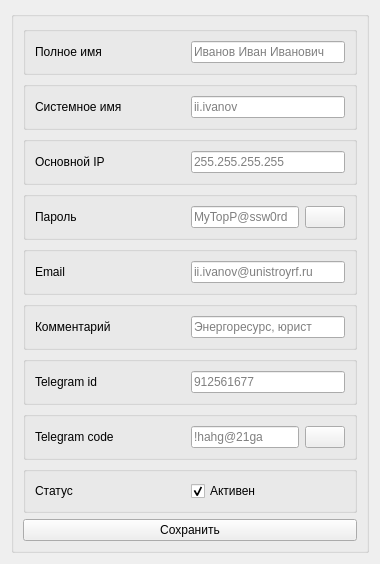
          <widget class="QWidget" name="users_tab_info">
           <attribute name="title">
            <string>Параметры</string>
           </attribute>
           <layout class="QGridLayout" name="gridLayout_4">
            <item row="1" column="0">
             <layout class="QGridLayout" name="gridLayout_2">
              <property name="bottomMargin">
               <number>0</number>
              </property>
              <item row="0" column="0">
               <widget class="QGroupBox" name="groupBox_7">
                <layout class="QGridLayout" name="gridLayout_10">
                 <item row="0" column="0">
                  <layout class="QVBoxLayout" name="verticalLayout" stretch="0,0,0,0,0,0,0,0,0">
                   <item>
                    <widget class="QGroupBox" name="groupBox">
                     <layout class="QHBoxLayout" name="horizontalLayout">
                      <item>
                       <widget class="QLabel" name="users_fullname_label">
                        <property name="sizePolicy">
                         <sizepolicy hsizetype="Preferred" vsizetype="Preferred">
                          <horstretch>0</horstretch>
                          <verstretch>0</verstretch>
                         </sizepolicy>
                        </property>
                        <property name="minimumSize">
                         <size>
                          <width>150</width>
                          <height>0</height>
                         </size>
                        </property>
                        <property name="text">
                         <string>Полное имя</string>
                        </property>
                        <property name="buddy">
                         <cstring>le_user_cn</cstring>
                        </property>
                       </widget>
                      </item>
                      <item>
                       <widget class="QLineEdit" name="le_user_cn">
                        <property name="inputMethodHints">
                         <set>Qt::InputMethodHint::ImhNone</set>
                        </property>
                        <property name="text">
                         <string/>
                        </property>
                        <property name="placeholderText">
                         <string>Иванов Иван Иванович</string>
                        </property>
                       </widget>
                      </item>
                     </layout>
                    </widget>
                   </item>
                   <item>
                    <widget class="QGroupBox" name="groupBox">
                     <property name="flat">
                      <bool>false</bool>
                     </property>
                     <layout class="QHBoxLayout" name="horizontalLayout_2">
                      <item>
                       <widget class="QLabel" name="label_2">
                        <property name="sizePolicy">
                         <sizepolicy hsizetype="Preferred" vsizetype="Preferred">
                          <horstretch>0</horstretch>
                          <verstretch>0</verstretch>
                         </sizepolicy>
                        </property>
                        <property name="minimumSize">
                         <size>
                          <width>150</width>
                          <height>0</height>
                         </size>
                        </property>
                        <property name="text">
                         <string>Системное имя</string>
                        </property>
                        <property name="buddy">
                         <cstring>le_user_name</cstring>
                        </property>
                       </widget>
                      </item>
                      <item>
                       <widget class="QLineEdit" name="le_user_name">
                        <property name="inputMethodHints">
                         <set>Qt::InputMethodHint::ImhNone</set>
                        </property>
                        <property name="text">
                         <string/>
                        </property>
                        <property name="dragEnabled">
                         <bool>false</bool>
                        </property>
                        <property name="readOnly">
                         <bool>true</bool>
                        </property>
                        <property name="placeholderText">
                         <string>ii.ivanov</string>
                        </property>
                       </widget>
                      </item>
                     </layout>
                    </widget>
                   </item>
                   <item>
                    <widget class="QGroupBox" name="groupBox">
                     <layout class="QHBoxLayout" name="horizontalLayout_4">
                      <item>
                       <widget class="QLabel" name="label_11">
                        <property name="sizePolicy">
                         <sizepolicy hsizetype="Preferred" vsizetype="Preferred">
                          <horstretch>0</horstretch>
                          <verstretch>0</verstretch>
                         </sizepolicy>
                        </property>
                        <property name="minimumSize">
                         <size>
                          <width>150</width>
                          <height>0</height>
                         </size>
                        </property>
                        <property name="text">
                         <string>Основной IP</string>
                        </property>
                        <property name="buddy">
                         <cstring>le_user_default_ip</cstring>
                        </property>
                       </widget>
                      </item>
                      <item>
                       <widget class="QLineEdit" name="le_user_default_ip">
                        <property name="inputMask">
                         <string/>
                        </property>
                        <property name="text">
                         <string/>
                        </property>
                        <property name="frame">
                         <bool>true</bool>
                        </property>
                        <property name="dragEnabled">
                         <bool>false</bool>
                        </property>
                        <property name="placeholderText">
                         <string>255.255.255.255</string>
                        </property>
                       </widget>
                      </item>
                     </layout>
                    </widget>
                   </item>
                   <item>
                    <widget class="QGroupBox" name="groupBox_43">
                     <layout class="QHBoxLayout" name="horizontalLayout_56">
                      <item>
                       <widget class="QLabel" name="label_56">
                        <property name="sizePolicy">
                         <sizepolicy hsizetype="Preferred" vsizetype="Preferred">
                          <horstretch>0</horstretch>
                          <verstretch>0</verstretch>
                         </sizepolicy>
                        </property>
                        <property name="minimumSize">
                         <size>
                          <width>150</width>
                          <height>0</height>
                         </size>
                        </property>
                        <property name="text">
                         <string>Пароль</string>
                        </property>
                        <property name="buddy">
                         <cstring>le_user_pass</cstring>
                        </property>
                       </widget>
                      </item>
                      <item>
                       <widget class="QLineEdit" name="le_user_pass">
                        <property name="inputMethodHints">
                         <set>Qt::InputMethodHint::ImhNoAutoUppercase|Qt::InputMethodHint::ImhNoPredictiveText|Qt::InputMethodHint::ImhSensitiveData</set>
                        </property>
                        <property name="inputMask">
                         <string/>
                        </property>
                        <property name="text">
                         <string/>
                        </property>
                        <property name="frame">
                         <bool>true</bool>
                        </property>
                        <property name="echoMode">
                         <enum>QLineEdit::EchoMode::PasswordEchoOnEdit</enum>
                        </property>
                        <property name="placeholderText">
                         <string>MyTopP@ssw0rd</string>
                        </property>
                       </widget>
                      </item>
                      <item>
                       <widget class="QPushButton" name="btn_show_pass">
                        <property name="text">
                         <string/>
                        </property>
                        <property name="icon">
                         <iconset resource="resources.qrc">
                          <normaloff>:/res/icons/eye_on.png</normaloff>
                          <normalon>:/res/icons/eye_off.png</normalon>:/res/icons/eye_on.png</iconset>
                        </property>
                        <property name="checkable">
                         <bool>true</bool>
                        </property>
                        <property name="autoRepeat">
                         <bool>false</bool>
                        </property>
                        <property name="autoExclusive">
                         <bool>false</bool>
                        </property>
                       </widget>
                      </item>
                     </layout>
                    </widget>
                   </item>
                   <item>
                    <widget class="QGroupBox" name="groupBox">
                     <layout class="QHBoxLayout" name="horizontalLayout_5">
                      <item>
                       <widget class="QLabel" name="label_12">
                        <property name="minimumSize">
                         <size>
                          <width>150</width>
                          <height>0</height>
                         </size>
                        </property>
                        <property name="text">
                         <string>Email</string>
                        </property>
                        <property name="buddy">
                         <cstring>le_user_email</cstring>
                        </property>
                       </widget>
                      </item>
                      <item>
                       <widget class="QLineEdit" name="le_user_email">
                        <property name="text">
                         <string/>
                        </property>
                        <property name="placeholderText">
                         <string>ii.ivanov@unistroyrf.ru</string>
                        </property>
                       </widget>
                      </item>
                     </layout>
                    </widget>
                   </item>
                   <item>
                    <widget class="QGroupBox" name="groupBox">
                     <layout class="QHBoxLayout" name="horizontalLayout_6">
                      <item>
                       <widget class="QLabel" name="label_10">
                        <property name="minimumSize">
                         <size>
                          <width>150</width>
                          <height>0</height>
                         </size>
                        </property>
                        <property name="text">
                         <string>Комментарий</string>
                        </property>
                        <property name="buddy">
                         <cstring>le_user_comment</cstring>
                        </property>
                       </widget>
                      </item>
                      <item>
                       <widget class="QLineEdit" name="le_user_comment">
                        <property name="text">
                         <string/>
                        </property>
                        <property name="placeholderText">
                         <string>Энергоресурс, юрист</string>
                        </property>
                       </widget>
                      </item>
                     </layout>
                    </widget>
                   </item>
                   <item>
                    <widget class="QGroupBox" name="groupBox_34">
                     <layout class="QHBoxLayout" name="horizontalLayout_43">
                      <item>
                       <widget class="QLabel" name="label_44">
                        <property name="minimumSize">
                         <size>
                          <width>150</width>
                          <height>0</height>
                         </size>
                        </property>
                        <property name="text">
                         <string>Telegram id</string>
                        </property>
                        <property name="buddy">
                         <cstring>le_user_tg_id</cstring>
                        </property>
                       </widget>
                      </item>
                      <item>
                       <widget class="QLineEdit" name="le_user_tg_id">
                        <property name="text">
                         <string/>
                        </property>
                        <property name="placeholderText">
                         <string>912561677</string>
                        </property>
                       </widget>
                      </item>
                     </layout>
                    </widget>
                   </item>
                   <item>
                    <widget class="QGroupBox" name="groupBox_42">
                     <layout class="QHBoxLayout" name="horizontalLayout_55">
                      <item>
                       <widget class="QLabel" name="label_55">
                        <property name="minimumSize">
                         <size>
                          <width>150</width>
                          <height>0</height>
                         </size>
                        </property>
                        <property name="text">
                         <string>Telegram code</string>
                        </property>
                        <property name="buddy">
                         <cstring>le_user_tg_code</cstring>
                        </property>
                       </widget>
                      </item>
                      <item>
                       <widget class="QLineEdit" name="le_user_tg_code">
                        <property name="text">
                         <string/>
                        </property>
                        <property name="echoMode">
                         <enum>QLineEdit::EchoMode::PasswordEchoOnEdit</enum>
                        </property>
                        <property name="placeholderText">
                         <string>!hahg@21ga</string>
                        </property>
                       </widget>
                      </item>
                      <item>
                       <widget class="QPushButton" name="btn_show_tg_code">
                        <property name="text">
                         <string/>
                        </property>
                        <property name="icon">
                         <iconset resource="resources.qrc">
                          <normaloff>:/res/icons/eye_on.png</normaloff>
                          <normalon>:/res/icons/eye_off.png</normalon>:/res/icons/eye_on.png</iconset>
                        </property>
                        <property name="checkable">
                         <bool>true</bool>
                        </property>
                       </widget>
                      </item>
                     </layout>
                    </widget>
                   </item>
                   <item>
                    <widget class="QGroupBox" name="groupBox">
                     <layout class="QHBoxLayout" name="horizontalLayout_3">
                      <item>
                       <widget class="QLabel" name="label_3">
                        <property name="sizePolicy">
                         <sizepolicy hsizetype="Minimum" vsizetype="Preferred">
                          <horstretch>0</horstretch>
                          <verstretch>0</verstretch>
                         </sizepolicy>
                        </property>
                        <property name="minimumSize">
                         <size>
                          <width>150</width>
                          <height>0</height>
                         </size>
                        </property>
                        <property name="maximumSize">
                         <size>
                          <width>150</width>
                          <height>16777215</height>
                         </size>
                        </property>
                        <property name="baseSize">
                         <size>
                          <width>0</width>
                          <height>0</height>
                         </size>
                        </property>
                        <property name="layoutDirection">
                         <enum>Qt::LayoutDirection::LeftToRight</enum>
                        </property>
                        <property name="text">
                         <string>Статус</string>
                        </property>
                        <property name="textFormat">
                         <enum>Qt::TextFormat::AutoText</enum>
                        </property>
                        <property name="scaledContents">
                         <bool>true</bool>
                        </property>
                        <property name="alignment">
                         <set>Qt::AlignmentFlag::AlignLeading|Qt::AlignmentFlag::AlignLeft|Qt::AlignmentFlag::AlignVCenter</set>
                        </property>
                        <property name="buddy">
                         <cstring>cb_user_active</cstring>
                        </property>
                       </widget>
                      </item>
                      <item>
                       <widget class="QCheckBox" name="cb_user_active">
                        <property name="sizePolicy">
                         <sizepolicy hsizetype="Preferred" vsizetype="Preferred">
                          <horstretch>0</horstretch>
                          <verstretch>0</verstretch>
                         </sizepolicy>
                        </property>
                        <property name="minimumSize">
                         <size>
                          <width>150</width>
                          <height>20</height>
                         </size>
                        </property>
                        <property name="maximumSize">
                         <size>
                          <width>16777215</width>
                          <height>20</height>
                         </size>
                        </property>
                        <property name="font">
                         <font>
                          <pointsize>9</pointsize>
                          <italic>false</italic>
                         </font>
                        </property>
                        <property name="text">
                         <string>Активен</string>
                        </property>
                        <property name="checked">
                         <bool>true</bool>
                        </property>
                        <property name="tristate">
                         <bool>false</bool>
                        </property>
                       </widget>
                      </item>
                     </layout>
                    </widget>
                   </item>
                  </layout>
                 </item>
                 <item row="1" column="0">
                  <widget class="QPushButton" name="btn_user_save_params">
                   <property name="text">
                    <string>Сохранить</string>
                   </property>
                   <property name="default">
                    <bool>false</bool>
                   </property>
                   <property name="flat">
                    <bool>false</bool>
                   </property>
                  </widget>
                 </item>
                </layout>
               </widget>
              </item>
             </layout>
            </item>
           </layout>
          </widget>
